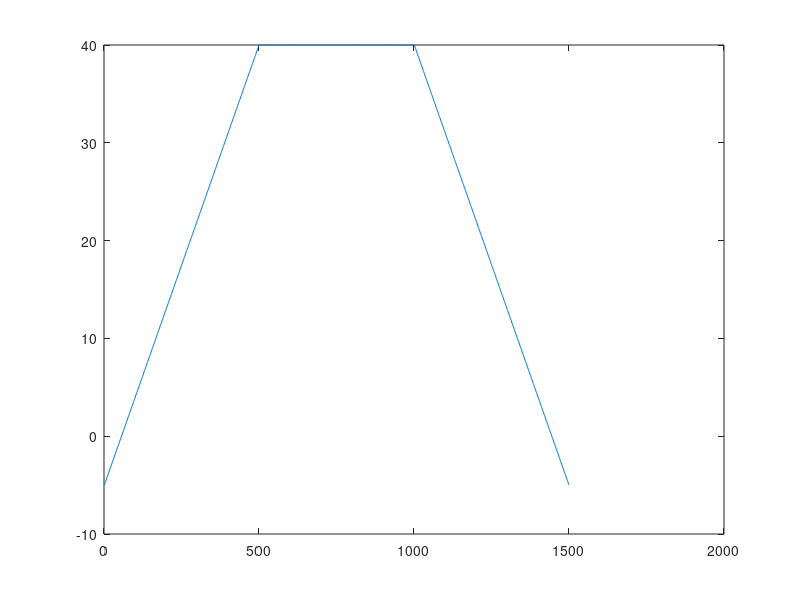

Source code (MATLAB):
clear;


% t = linspace(0,1,500);
% knee_ref1 = 50*t;
% knee_ref2 = 50*(flip(t));
% 
% knee_ref = [knee_ref1, knee_ref2];
% 
% save("ref50angle.mat");


t = linspace(0,1,500);
ref1 = 45*t-5;
ref2 = 40*ones(1,length(t));

knee_ref = [ref1, ref2, flip(ref1)];

plot(knee_ref);

save("reference_for_thesis.mat");